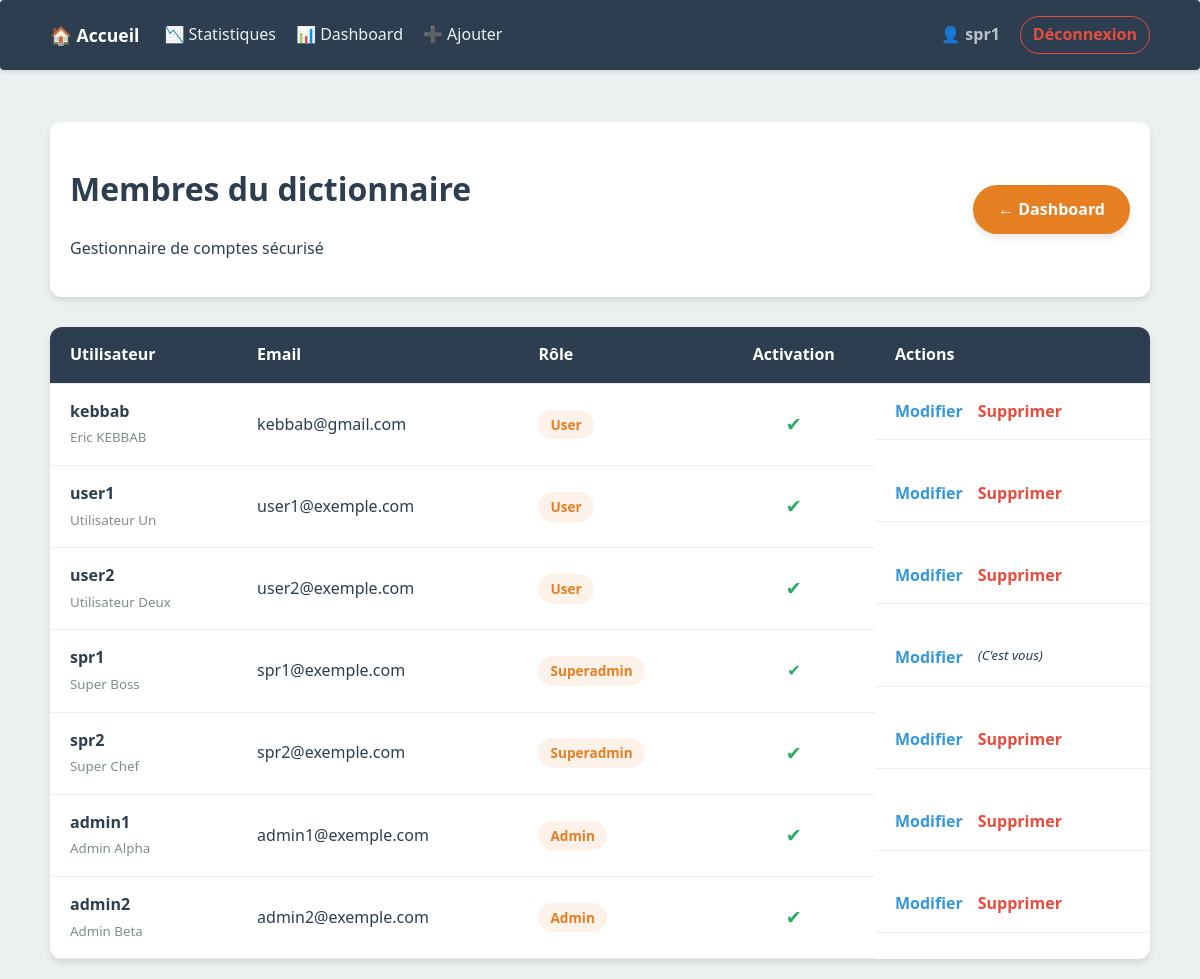
Page /manage_users.php (signed in) on the committed database.
### tables this page shows
CREATE TABLE users (id INTEGER PRIMARY KEY AUTOINCREMENT, username TEXT NOT NULL UNIQUE, password TEXT NOT NULL, role TEXT NOT NULL DEFAULT 'user', prenom TEXT, nom TEXT, email TEXT UNIQUE, created_at DATETIME, updated_at DATETIME, last_seen DATETIME, is_active INTEGER DEFAULT 0);

### src/Auth.php (called while the page is built, shortened)
<?php
class Auth {
    public static function getUserId() {
        return $_SESSION['user_id'] ?? null;
    }
}

### public/manage_users.php (the view, shortened to what this page needs)
<?php
require_once __DIR__ . '/../src/Auth.php';
$engine = new RhymeEngine();
$db = $engine->getPDO();
$users = $db->query("SELECT id, username, email, role, prenom, nom, is_active FROM users ORDER BY role DESC, username ASC")->fetchAll(PDO::FETCH_ASSOC);
?>
<!DOCTYPE html>
<html lang="fr">
<head>
    <link rel="stylesheet" href="css/style.css">
</head>
<body>
    <?php include __DIR__ . '/../src/views/navbar.php'; ?>
    <div class="container">
        <div class="admin-header">
            <div>
                <h1>Membres du dictionnaire</h1>
                <p>Gestionnaire de comptes sécurisé</p>
            </div>
            <a href="admin.php" class="btn-primary">← Dashboard</a>
        </div>
        <div class="table-container">
            <table class="styled-table">
                <thead>
                    <tr>
                        <th>Utilisateur</th>
                        <th>Email</th>
                        <th>Rôle</th>
                        <th style="text-align: center;">Activation</th>
                        <th>Actions</th>
                    </tr>
                </thead>
                <tbody>
                    <?php foreach ($users as $u): ?>
                    <tr>
                        <td>
                            <strong><?= htmlspecialchars($u['username']) ?></strong><br>
                            <small style="color: var(--text-muted);"><?= htmlspecialchars(($u['prenom'] ?? '') . ' ' . ($u['nom'] ?? '')) ?></small>
                        </td>
                        <td><?= htmlspecialchars($u['email']) ?></td>
                        <td>
                            <span class="badge badge-<?= $u['role'] ?>"><?= ucfirst($u['role']) ?></span>
                        </td>
                        <td style="text-align: center;">
                            <?php if ($u['id'] != Auth::getUserId()): ?>
                                <a href="#" class="status-btn"
                                   onclick="openModal('toggle', '<?= $u['id'] ?>', '<?= htmlspecialchars($u['username']) ?>', <?= $u['is_active'] ?>)">
                                    <?= ($u['is_active'] == 1) ? '<span class="status-active" title="Compte Actif">✔</span>' : '<span class="status-inactive" title="Compte Inactif">✘</span>' ?>
                                </a>
                            <?php else: ?>
                                <span class="status-active" title="C'est vous">✔</span>
                            <?php endif; ?>
                        </td>
                        <td class="actions">
                            <a href="#" class="link-edit" onclick="openModal('edit', '<?= $u['id'] ?>', '<?= htmlspecialchars($u['username']) ?>')">Modifier</a>
                            <?php if ($u['id'] != Auth::getUserId()): ?>
                                <a href="#" class="link-delete" onclick="openModal('delete', '<?= $u['id'] ?>', '<?= htmlspecialchars($u['username']) ?>')">Supprimer</a>
                            <?php else: ?>
                                <small class="text-muted" style="font-style: italic;">(C'est vous)</small>
                            <?php endif; ?>
                        </td>
                    </tr>
                    <?php endforeach; ?>
                </tbody>
            </table>
        </div>
    </div>
</body>
</html>

### public/css/style.css (style rules this page uses)
:root { --primary-color: #2c3e50; --accent-color: #e67e22; --bg-color: #ecf0f1; --white: #ffffff; --border-color: #dcdde1; --text-muted: #7f8c8d; --success-color: #27ae60; --error-color: #e74c3c; --shadow: 0 4px 6px rgba(0, 0, 0, 0.1); --transition: all 0.3s ease; }
body { font-family: 'Segoe UI', Tahoma, Geneva, Verdana, sans-serif; background-color: var(--bg-color); color: var(--primary-color); margin: 0; line-height: 1.6; }
.container { max-width: 1100px; margin: 0 auto; padding: 20px; }
.admin-header { display: flex; justify-content: space-between; align-items: center; margin-bottom: 30px; background: var(--white); padding: 20px; border-radius: 12px; box-shadow: var(--shadow); }
button, .btn-primary, .btn-add, .btn-pdf, .btn-submit { padding: 12px 25px; background: var(--accent-color); color: white; border: none; border-radius: 25px; cursor: pointer; font-weight: bold; box-shadow: var(--shadow); transition: var(--transition); text-decoration: none; display: inline-block; text-align: center; font-size: 1rem; }
.badge { background: #fdf2e9; color: var(--accent-color); padding: 4px 12px; border-radius: 20px; font-size: 0.85rem; font-weight: bold; display: inline-block; }
.table-container { background: var(--white); border-radius: 12px; overflow-x: auto; box-shadow: var(--shadow); }
.styled-table { width: 100%; border-collapse: collapse; }
.styled-table thead tr { background-color: var(--primary-color); color: #ffffff; text-align: left; }
.styled-table th, .styled-table td { padding: 15px 20px; border-bottom: 1px solid #eee; }
.actions { display: flex; gap: 15px; }
.actions a { text-decoration: none; font-weight: bold; }
.link-edit { color: #3498db; }
.link-delete { color: var(--error-color); }

### public/manage_users.php (style rules this page uses)
.status-btn { text-decoration: none; font-size: 1.2rem; vertical-align: middle; display: inline-block; transition: transform 0.2s; border: none; background: none; cursor: pointer; }
.status-active { color: #27ae60; }

### rows in the picture
users: username "kebbab", prenom+nom "Eric KEBBAB", email "kebbab@gmail.com", role "User"
users: username "user1", prenom+nom "Utilisateur Un", email "user1@exemple.com", role "User"
users: username "user2", prenom+nom "Utilisateur Deux", email "user2@exemple.com", role "User"
users: username "spr1", prenom+nom "Super Boss", email "spr1@exemple.com", role "Superadmin", shows "(C'est vous)"
users: username "spr2", prenom+nom "Super Chef", email "spr2@exemple.com", role "Superadmin"
users: username "admin1", prenom+nom "Admin Alpha", email "admin1@exemple.com", role "Admin"
users: username "admin2", prenom+nom "Admin Beta", email "admin2@exemple.com", role "Admin"

### other values in the picture
$_SESSION['username'] "spr1"
